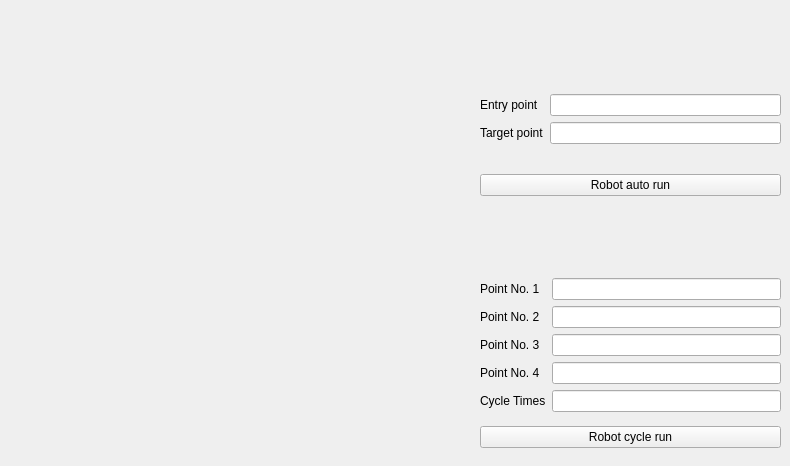
      <widget class="QWidget" name="tabWidget_RobotAccuracy">
       <attribute name="title">
        <string>Robot cycle accuracy</string>
       </attribute>
       <widget class="QWidget" name="verticalLayoutWidget_14">
        <property name="geometry">
         <rect>
          <x>480</x>
          <y>70</y>
          <width>301</width>
          <height>151</height>
         </rect>
        </property>
        <layout class="QVBoxLayout" name="verticalLayout_16">
         <item>
          <layout class="QGridLayout" name="gridLayout">
           <item row="1" column="0">
            <widget class="QLabel" name="label_24">
             <property name="text">
              <string>Target point</string>
             </property>
            </widget>
           </item>
           <item row="0" column="0">
            <widget class="QLabel" name="label_23">
             <property name="text">
              <string>Entry point</string>
             </property>
            </widget>
           </item>
           <item row="0" column="1">
            <widget class="QLineEdit" name="lineEdit_EntryPoint_RCA"/>
           </item>
           <item row="1" column="1">
            <widget class="QLineEdit" name="lineEdit_TargetPoint_RCA"/>
           </item>
          </layout>
         </item>
         <item>
          <widget class="QPushButton" name="Button_RobotAutoRun_RCA">
           <property name="text">
            <string>Robot auto run</string>
           </property>
          </widget>
         </item>
        </layout>
       </widget>
       <widget class="QWidget" name="verticalLayoutWidget_15">
        <property name="geometry">
         <rect>
          <x>480</x>
          <y>270</y>
          <width>301</width>
          <height>187</height>
         </rect>
        </property>
        <layout class="QVBoxLayout" name="verticalLayout_17">
         <item>
          <layout class="QGridLayout" name="gridLayout_2">
           <item row="0" column="1">
            <widget class="QLineEdit" name="lineEdit_Point_1_RCA"/>
           </item>
           <item row="0" column="0">
            <widget class="QLabel" name="label_Point_1">
             <property name="text">
              <string>Point No. 1</string>
             </property>
            </widget>
           </item>
           <item row="1" column="0">
            <widget class="QLabel" name="label_Point_2">
             <property name="text">
              <string>Point No. 2</string>
             </property>
            </widget>
           </item>
           <item row="2" column="0">
            <widget class="QLabel" name="label_Point_3">
             <property name="text">
              <string>Point No. 3</string>
             </property>
            </widget>
           </item>
           <item row="3" column="1">
            <widget class="QLineEdit" name="lineEdit_Point_4_RCA"/>
           </item>
           <item row="1" column="1">
            <widget class="QLineEdit" name="lineEdit_Point_2_RCA"/>
           </item>
           <item row="3" column="0">
            <widget class="QLabel" name="label_Point_4">
             <property name="text">
              <string>Point No. 4</string>
             </property>
            </widget>
           </item>
           <item row="2" column="1">
            <widget class="QLineEdit" name="lineEdit_Point_3_RCA"/>
           </item>
           <item row="4" column="1">
            <widget class="QLineEdit" name="lineEdit_CycleTimes_RCA"/>
           </item>
           <item row="4" column="0">
            <widget class="QLabel" name="label_25">
             <property name="text">
              <string>Cycle Times</string>
             </property>
            </widget>
           </item>
          </layout>
         </item>
         <item>
          <widget class="QPushButton" name="Button_RobotCycleRun_RCA">
           <property name="text">
            <string>Robot cycle run</string>
           </property>
          </widget>
         </item>
        </layout>
       </widget>
      </widget>
